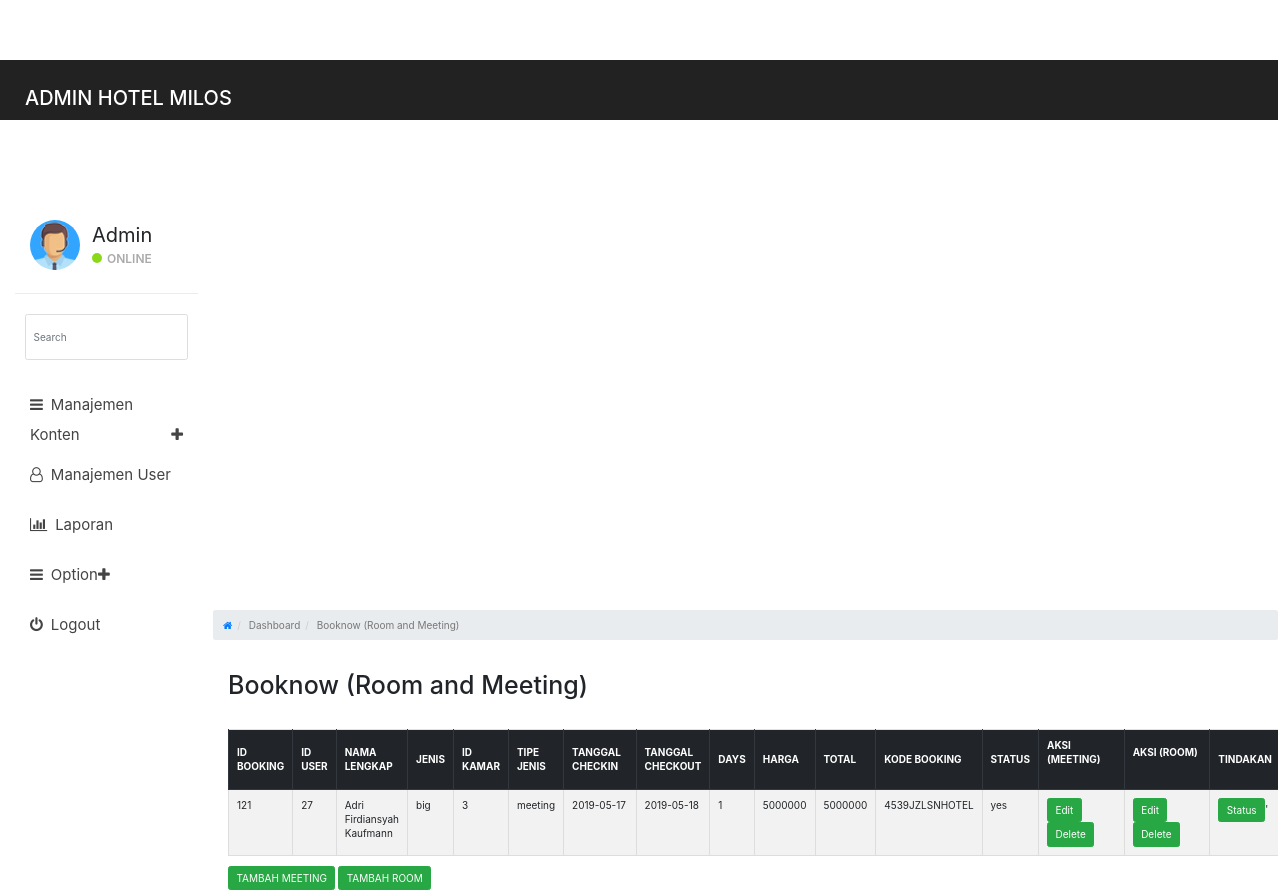
/admin/booknow.php (signed in), run on the app's committed database.
### tables this page shows
CREATE TABLE `tbl_booking` (
  `id_booking` int(11) NOT NULL,
  `id_user` int(11) NOT NULL,
  `nama_lengkap` varchar(45) NOT NULL,
  `jenis` enum('standard','superior','deluxe','suite','big','small') NOT NULL,
  `id_jenis` int(11) NOT NULL,
  `tipe_jenis` enum('kamar','meeting') NOT NULL,
  `tgl_checkin` date DEFAULT NULL,
  `tgl_checkout` date DEFAULT NULL,
  `days` int(11) NOT NULL,
  `harga` int(11) NOT NULL,
  `total` int(11) NOT NULL,
  `kd_booking` varchar(100) NOT NULL,
  `status` enum('no','yes') NOT NULL
);

### admin/booknow.php (the view, shortened to what this page needs)
<?php
if(isset($_SESSION['admin']))
{
?>
<?php
include_once("koneksi.php");
$result = mysqli_query($koneksi, "SELECT * FROM tbl_booking ORDER BY id_booking DESC");
?>
<!DOCTYPE html>
<html>
<head>
	<link href="css/bootstrap.min.css" rel="stylesheet">
	<link href="css/font-awesome.min.css" rel="stylesheet">
	<link href="css/datepicker3.css" rel="stylesheet">
	<link href="css/styles.css" rel="stylesheet">
    <link rel="stylesheet" href="https://stackpath.bootstrapcdn.com/bootstrap/4.1.3/css/bootstrap.min.css" >
</head>
<body>
	<nav class="navbar navbar-custom navbar-fixed-top" role="navigation">
		<div class="container-fluid">
			<div class="navbar-header">
				<a class="navbar-brand" href="#">Admin Hotel Milos</a>
	</nav>
	<div id="sidebar-collapse" class="col-sm-3 col-lg-2 sidebar">
		<div class="profile-sidebar">
			<div class="profile-userpic">
				<img src="1.png" class="img-responsive" alt="">
			</div>
			<div class="profile-usertitle">
				<div class="profile-usertitle-name">Admin</div>
				<div class="profile-usertitle-status"><span class="indicator label-success"></span>Online</div>
			</div>
		</div>
		<form role="search">
			<div class="form-group">
				<input type="text" class="form-control" placeholder="Search">
			</div>
		</form>
		<ul class="nav menu">
		<li class="parent "><a data-toggle="collapse" href="#sub-item-1">
				<em class="fa fa-navicon">&nbsp;</em> Manajemen Konten <span data-toggle="collapse" href="#sub-item-1" class="icon pull-right"><em class="fa fa-plus"></em></span>
				</a>
			</li>
			<li><a href="muser.php"><em class="fa fa-user-o">&nbsp;</em> Manajemen User</a></li>
			<li><a href="laporantr.php"><em class="fa fa-bar-chart">&nbsp;</em> Laporan</a></li>
			<li class="parent "><a data-toggle="collapse" href="#sub-item-2">
				<em class="fa fa-navicon">&nbsp;</em> Option <span data-toggle="collapse" href="#sub-item-2" class="icon pull-right"><em class="fa fa-plus"></em></span>
				</a>
			</li>
			<li><a href="logout.php"><em class="fa fa-power-off">&nbsp;</em> Logout</a></li>
		</ul>
	</div>
	<div class="col-sm-9 col-sm-offset-3 col-lg-10 col-lg-offset-2 main">
		<div class="row">
			<ol class="breadcrumb" style="width:125%;">
				<li><a href="#">
					<em class="fa fa-home"></em>
				</a></li>
                <li class="active">Dashboard</li>
                <li class="active">Booknow (Room and Meeting)</li>
			</ol>
		</div>
		<div class="row">
			<div class="col-lg-12">
                <h1 class="page-header">Booknow (Room and Meeting)</h1>
                <table class="table table-striped table-hover table-sm table-bordered"  >
			<thead class="thead-dark" >
				<tr>
					<th>ID BOOKING</th>
					<th>ID USER</th>
					<th>NAMA LENGKAP</th>
					<th>JENIS</th>
                    <th>ID KAMAR</th>
                    <th>TIPE JENIS</th>
                    <th>TANGGAL CHECKIN&nbsp;&nbsp;&nbsp;&nbsp;</th>
                    <th>TANGGAL CHECKOUT</th>
                    <th>DAYS</th>
                    <th>HARGA</th>
                    <th>TOTAL</th>
                    <th>KODE BOOKING</th>
                    <th>STATUS</th>
                    <th>AKSI (MEETING) &nbsp;&nbsp;&nbsp;&nbsp;&nbsp;&nbsp;&nbsp;&nbsp;&nbsp;&nbsp;&nbsp;&nbsp;&nbsp;&nbsp;&nbsp;&nbsp;&nbsp;&nbsp;&nbsp;&nbsp;&nbsp;&nbsp;&nbsp;&nbsp;&nbsp;&nbsp;&nbsp;&nbsp;&nbsp;</th>
                    <th>AKSI (ROOM) &nbsp;&nbsp;&nbsp;&nbsp;&nbsp;&nbsp;&nbsp;&nbsp;&nbsp;&nbsp;&nbsp;&nbsp;&nbsp;&nbsp;&nbsp;&nbsp;&nbsp;&nbsp;&nbsp;&nbsp;&nbsp;&nbsp;&nbsp;&nbsp;&nbsp;&nbsp;&nbsp;&nbsp;&nbsp;</th>
                    <th>TINDAKAN</th>
				</tr>
			</thead>
			<tbody>
            <?php
             while($user_data = mysqli_fetch_array($result)) {
                echo "<tr>";
                echo "<td>".$user_data['id_booking']."</td>";
                echo "<td>".$user_data['id_user']."</td>";
                echo "<td>".$user_data['nama_lengkap']."</td>";
                echo "<td>".$user_data['jenis']."</td>";
                echo "<td>".$user_data['id_jenis']."</td>";
                echo "<td>".$user_data['tipe_jenis']."</td>";
                echo "<td>".$user_data['tgl_checkin']."</td>";
                echo "<td>".$user_data['tgl_checkout']."</td>";
                echo "<td>".$user_data['days']."</td>";
                echo "<td>".$user_data['harga']."</td>";
                echo "<td>".$user_data['total']."</td>";
                echo "<td>".$user_data['kd_booking']."</td>";
                echo "<td>".$user_data['status']."</td>";
                echo "<td><a class='btn btn-success' href='edit1.php?id=$user_data[id_booking]'>Edit</a> <a class='btn btn-success' href='delete1.php?id=$user_data[id_booking]'>Delete</a>";
                echo "<td><a class='btn btn-success' href='edit3.php?id=$user_data[id_booking]'>Edit</a> <a class='btn btn-success' href='delete1.php?id=$user_data[id_booking]'>Delete</a>";
                echo "<td><a class='btn btn-success' href='status.php?id=$user_data[id_booking]'>Status</a>'</td>";
             }?>
						</tr>
		</table>
       <input type="button" onclick="location.href='tambah1.php'" class="btn btn-success" value="TAMBAH MEETING">
       <input type="button" onclick="location.href='tambah3.php'" class="btn btn-success" value="TAMBAH ROOM">
			</div>
		</div>
</body>
</html>
<?php
}
else{
    header('Location: login.php');
}
?>

### admin/css/styles.css (style rules this page uses)
body { background: #f1f4f7; padding-top: 60px; font-size: 14px; color: #444444; font-family: "Montserrat", "Helvetica Neue", Helvetica, Arial, sans-serif; }
a, a:hover, a:focus { color: #30a5ff; }
h1, h2, h3, h4, h5, h6 { color: #444444; }
h1 { font-weight: 300; font-size: 40px; }
input.form-control { border: 1px solid #ddd; box-shadow: none; height: 46px; }
.navbar-custom { background: #222; height: 60px; }
.navbar-header .navbar-brand { color: #fff; font-size: 20px; text-transform: uppercase; font-weight: 500; height: 60px; padding-top: 18px; }
.btn-success, .btn-success:hover, .btn-success:focus, .btn-success:active, .btn-success.active, .open > .dropdown-toggle.btn-success, .btn-success.disabled, .btn-success[disabled], fieldset[disabled] .btn-success, .btn-success.disabled:hover, .btn-success[disabled]:hover, fieldset[disabled] .btn-success:hover, .btn-success.disabled:focus, .btn-success[disabled]:focus, fieldset[disabled] .btn-success:focus, .btn-success.disabled:active, .btn-success[disabled]:active, fieldset[disabled] .btn-success:active, .btn-success.disabled.active, .btn-success[disabled].active, fieldset[disabled] .btn-success.active { background-color: #8ad919; border-color: #8ad919; }
.label-success { background-color: #8ad919; }
.navbar { border: 0; }
.sidebar { display: block; padding: 0; display: none; box-shadow: none; background: #fff; }
.sidebar ul { margin: 20px 0px; }
.sidebar form { padding: 10px 0 0 0; margin: 10px 10px 20px 10px; }
@media (min-width: 768px) { .sidebar { display: block; position: fixed; top: 60px; bottom: 0; left: 0; z-index: 1000; display: block; margin: 0; padding: 0; overflow-x: hidden; overflow-y: auto; } }
@media (min-width: 768px) { .navbar-header { width: 100%; } }
.sidebar ul.nav li a { height: 50px; font-size: 15px; line-height: 2em; color: #444444; }
.profile-sidebar { padding: 10px 0; border-bottom: 1px solid #e9ecf2; }
.indicator { width: 10px; height: 10px; display: inline-block; border-radius: 9999px; margin-right: 5px; }
.profile-userpic img { float: left; margin: 10px 0px 0px 15px; width: 50px; height: 50px; border-radius: 9999px !important; }
.profile-usertitle { float: left; text-align: left; margin: 10px 0 0 12px; }
.profile-usertitle-name { font-size: 20px; margin-bottom: 0px; }
.profile-usertitle-status { text-transform: uppercase; color: #AAA; font-size: 12px; font-weight: 600; margin-bottom: 15px; }
.breadcrumb { border-radius: 0; padding: 10px 15px 10px 15px; background: #e9ecf2; margin: 0; }
h1.page-header { margin-top: 20px; border-bottom: 0; }
.table { background: #fff; }
.table > thead > tr > th { border-bottom: 1px solid #e6e7e8; vertical-align: middle; height: 50px; }

### data on the page
tbl_booking: id_booking "121", id_user "27", nama_lengkap "Adri Firdiansyah Kaufmann", jenis "big", id_jenis "3", tipe_jenis "meeting", tgl_checkin "2019-05-17", tgl_checkout "2019-05-18", days "1", harga "5000000", total "5000000", kd_booking "4539JZLSNHOTEL", status "yes"
